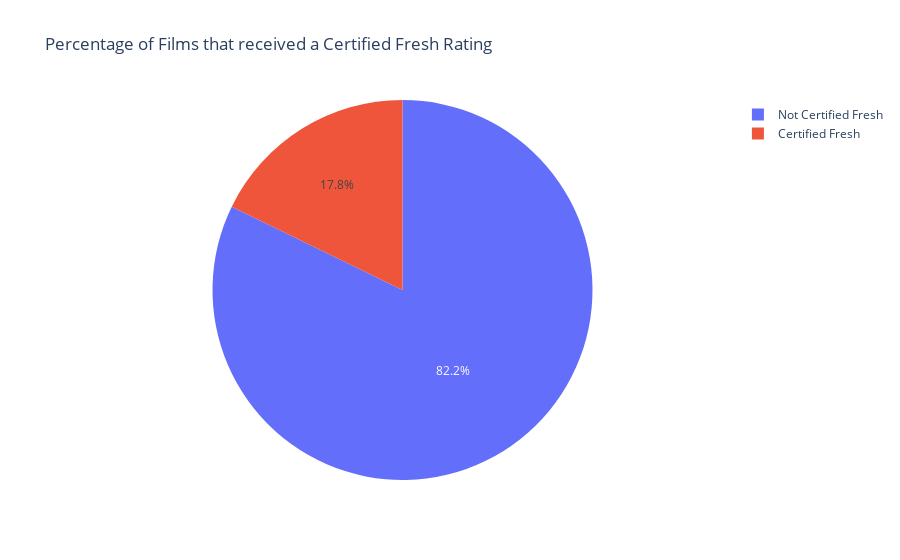

Here is the notebook cell this chart was saved with:
### Code cell
percentage_tomatometer_rating(df, "Certified Fresh")

### Figure 1 — Plotly figure (JSON) as saved in the notebook; plotly's stock layout.template omitted (floating-point values rounded to 4 significant figures)
{"data": [{"domain": {"x": [0, 1], "y": [0, 1]}, "hovertemplate": "Status=%{label}<br>Count=%{value}<extra></extra>", "labels": ["Certified Fresh", "Not Certified Fresh"], "legendgroup": "", "name": "", "showlegend": true, "type": "pie", "values": [2957, 13681]}], "layout": {"legend": {"tracegroupgap": 0}, "title": {"text": "Percentage of Films that received a Certified Fresh Rating"}}}
